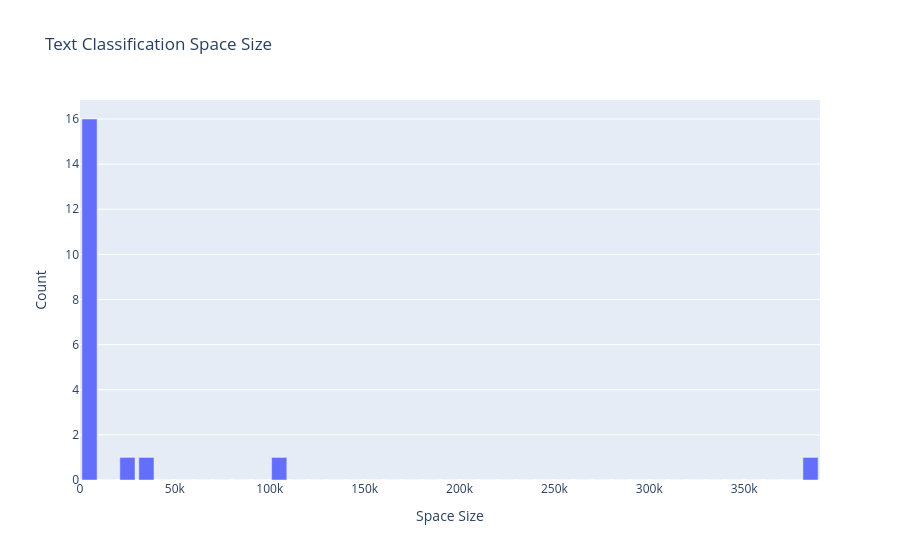

This figure's notebook cell:
### Markdown cell above
### Plot a Histogram to display the distribution of the source size of spaces with "Text-Classification" models
#### Result: it is not a bell-shaped curve, so data is not normally distributed

### Code cell
counts, bins = np.histogram(cla_total_sizes["size"], bins=range(0, 400000, 10000))
bins = 0.5 * (bins[: -1] + bins[1: ])

fig = px.bar(
    x=bins, y=counts, labels={"x": "Space Size", "y": "Count"},
    title="Text Classification Space Size", height=600
)
fig.show()

### Figure 1 — Plotly figure (JSON) as saved in the notebook; plotly's stock layout.template omitted (floating-point values rounded to 4 significant figures)
{"data": [{"alignmentgroup": "True", "hovertemplate": "Space Size=%{x}<br>Count=%{y}<extra></extra>", "legendgroup": "", "marker": {"color": "#636efa", "pattern": {"shape": ""}}, "name": "", "offsetgroup": "", "orientation": "v", "showlegend": false, "textposition": "auto", "type": "bar", "x": [5000, 15000, 25000, 35000, 45000, 55000, 65000, 75000, 85000, 95000, 105000, 115000, 125000, 135000, 145000, 155000, 165000, 175000, 185000, 195000, 205000, 215000, 225000, 235000, 245000, 255000, 265000, 275000, 285000, 295000, 305000, 315000, 325000, 335000, 345000, 355000, 365000, 375000, 385000], "xaxis": "x", "y": [16, 0, 1, 1, 0, 0, 0, 0, 0, 0, 1, 0, 0, 0, 0, 0, 0, 0, 0, 0, 0, 0, 0, 0, 0, 0, 0, 0, 0, 0, 0, 0, 0, 0, 0, 0, 0, 0, 1], "yaxis": "y"}], "layout": {"autosize": true, "barmode": "relative", "legend": {"tracegroupgap": 0}, "title": {"text": "Text Classification Space Size"}, "xaxis": {"anchor": "y", "autorange": true, "domain": [0, 1], "range": [0, 390000], "title": {"text": "Space Size"}, "type": "linear"}, "yaxis": {"anchor": "x", "autorange": true, "domain": [0, 1], "range": [0, 16.84], "title": {"text": "Count"}, "type": "linear"}}}
